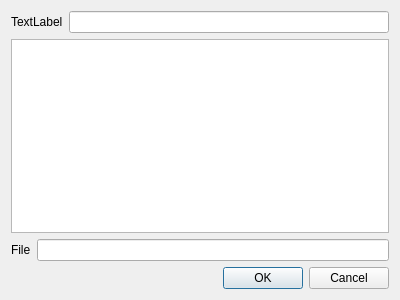
<?xml version="1.0" encoding="UTF-8"?>
<ui version="4.0">
 <class>File_Item_Model_Dialog</class>
 <widget class="QDialog" name="File_Item_Model_Dialog">
  <property name="geometry">
   <rect>
    <x>0</x>
    <y>0</y>
    <width>400</width>
    <height>300</height>
   </rect>
  </property>
  <property name="windowTitle">
   <string>Dialog</string>
  </property>
  <layout class="QGridLayout" name="gridLayout">
   <item row="0" column="0">
    <layout class="QHBoxLayout" name="horizontalLayout">
     <item>
      <widget class="QLabel" name="label">
       <property name="text">
        <string>TextLabel</string>
       </property>
      </widget>
     </item>
     <item>
      <widget class="QLineEdit" name="lineEdit_2"/>
     </item>
    </layout>
   </item>
   <item row="1" column="0">
    <widget class="QListView" name="listView"/>
   </item>
   <item row="2" column="0">
    <layout class="QHBoxLayout" name="horizontalLayout_2">
     <item>
      <widget class="QLabel" name="label_2">
       <property name="text">
        <string>File</string>
       </property>
      </widget>
     </item>
     <item>
      <widget class="QLineEdit" name="lineEdit"/>
     </item>
    </layout>
   </item>
   <item row="3" column="0">
    <widget class="QDialogButtonBox" name="buttonBox">
     <property name="orientation">
      <enum>Qt::Horizontal</enum>
     </property>
     <property name="standardButtons">
      <set>QDialogButtonBox::Cancel|QDialogButtonBox::Ok</set>
     </property>
    </widget>
   </item>
  </layout>
 </widget>
 <resources/>
 <connections>
  <connection>
   <sender>buttonBox</sender>
   <signal>accepted()</signal>
   <receiver>File_Item_Model_Dialog</receiver>
   <slot>accept()</slot>
   <hints>
    <hint type="sourcelabel">
     <x>257</x>
     <y>290</y>
    </hint>
    <hint type="destinationlabel">
     <x>157</x>
     <y>274</y>
    </hint>
   </hints>
  </connection>
  <connection>
   <sender>buttonBox</sender>
   <signal>rejected()</signal>
   <receiver>File_Item_Model_Dialog</receiver>
   <slot>reject()</slot>
   <hints>
    <hint type="sourcelabel">
     <x>325</x>
     <y>290</y>
    </hint>
    <hint type="destinationlabel">
     <x>286</x>
     <y>274</y>
    </hint>
   </hints>
  </connection>
 </connections>
</ui>
